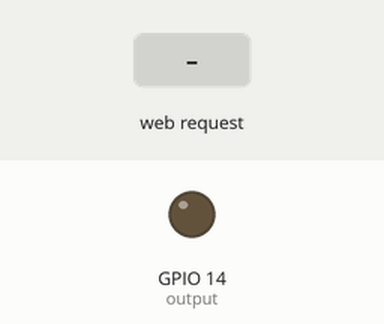
A sketch run on a simulated ESP32. Parts: output pins drawn as LEDs (lit = HIGH). The inputs (shaded band) are chosen by the test bench. WiFi joins after 1.5 s; servers stay silent unless stated; what the sketch prints to the serial monitor is not drawn.

Above: at 2.7 s.
2.8 s: HTTP request GET /on received
At 3.2 s:
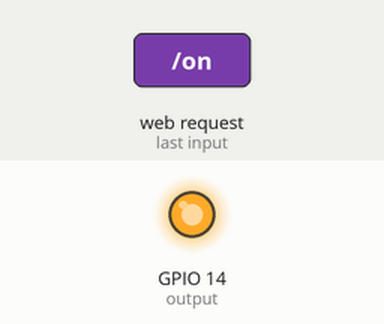
4.3 s: HTTP request GET /off received
At 5.5 s:
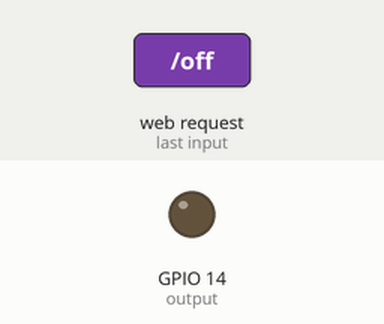
5.8 s: HTTP request GET /hard_shutdown_on received
At 6.7 s:
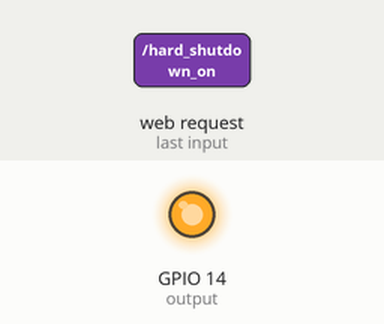
Timing chart, 0 to 8.8 s (numbered marks = the images above; inputs shaded):
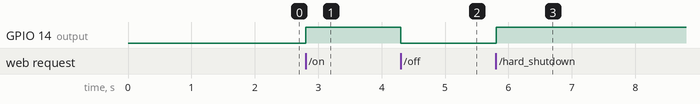

The sketch:

wifi.ino
```cpp
#include <WiFi.h>
#include <AsyncTCP.h>

#include <ESPAsyncWebServer.h>

const char* ssid = "WIFI_SSID";
const char* password = "WIFI_PASSWORD";

const int output = 14;

const char index_html[] PROGMEM = R"rawliteral(
<!DOCTYPE HTML><html>
  <head>
    <title>ESP32 PC Control</title>
    <meta name="viewport" content="width=device-width, initial-scale=1">
    <style>
      body { font-family: Arial; text-align: center; margin:0px auto; padding-top: 30px;}
      .button {
        padding: 10px 20px;
        font-size: 24px;
        text-align: center;
      min-width: 250px;
        outline: none;
        color: #fff;
        background-color: #2f4468;
        border: none;
        border-radius: 5px;
        box-shadow: 0 6px #999;
        cursor: pointer;
        -webkit-touch-callout: none;
        -webkit-user-select: none;
        -khtml-user-select: none;
        -moz-user-select: none;
        -ms-user-select: none;
        user-select: none;
        -webkit-tap-highlight-color: rgba(0,0,0,0);
      }
      .button:hover {background-color: #1f2e45}
      .button:active {
        background-color: #1f2e45;
        box-shadow: 0 4px #666;
        transform: translateY(2px);
      }
    </style>
  </head>
  <body>
    <h1>ESP32 PC Control</h1>
    <button class="button" onmousedown="toggleCheckbox('on');" ontouchstart="toggleCheckbox('on');" onmouseup="toggleCheckbox('off');" ontouchend="toggleCheckbox('off');">Power Button</button>
        <br><br>
        <button class="button" onmousedown="toggleCheckbox('hard_shutdown_on');" ontouchstart="toggleCheckbox('hard_shutdown_on');" onmouseup="toggleCheckbox('hard_shutdown_off');" ontouchend="toggleCheckbox('hard_shutdown_off');">Hard Shutdown</button>
   <script>
   function toggleCheckbox(x) {
     var xhr = new XMLHttpRequest();
     xhr.open("GET", "/" + x, true);
     xhr.send();
   }
  </script>
  </body>
</html>)rawliteral";

void notFound(AsyncWebServerRequest *request) {
  request->send(404, "text/plain", "Not found");
}

AsyncWebServer server(80);

void setup() {
  Serial.begin(115200);
  WiFi.mode(WIFI_STA);
  WiFi.begin(ssid, password);
  if (WiFi.waitForConnectResult() != WL_CONNECTED) {
    Serial.println("WiFi Failed!");
    return;
  }
  Serial.println();
  Serial.print("ESP IP Address: http://");
  Serial.println(WiFi.localIP());

  pinMode(output, OUTPUT);
  digitalWrite(output, LOW);

  server.on("/", HTTP_GET, [](AsyncWebServerRequest *request){
    request->send_P(200, "text/html", index_html);
  });

  server.on("/on", HTTP_GET, [] (AsyncWebServerRequest *request) {
    digitalWrite(output, HIGH);
    delay(200);
    request->send(200, "text/plain", "ok");
  });

  server.on("/off", HTTP_GET, [] (AsyncWebServerRequest *request) {
    digitalWrite(output, LOW);
    request->send(200, "text/plain", "ok");
  });
    server.on("/hard_shutdown_on", HTTP_GET, [] (AsyncWebServerRequest *request) {
    digitalWrite(output, HIGH);
    delay(7000);
    request->send(200, "text/plain", "ok");
  });
    server.on("/hard_shutdown_off", HTTP_GET, [] (AsyncWebServerRequest *request) {
    digitalWrite(output, LOW);
    request->send(200, "text/plain", "ok");
  });
  server.onNotFound(notFound);
  server.begin();
}

void loop() {

}
```

Measured:
- after the input at 2.8 s, GPIO 14 (output): LOW → HIGH at once
- after the input at 4.3 s, GPIO 14 (output): HIGH → LOW at once
- after the input at 5.8 s, GPIO 14 (output): LOW → HIGH at once
